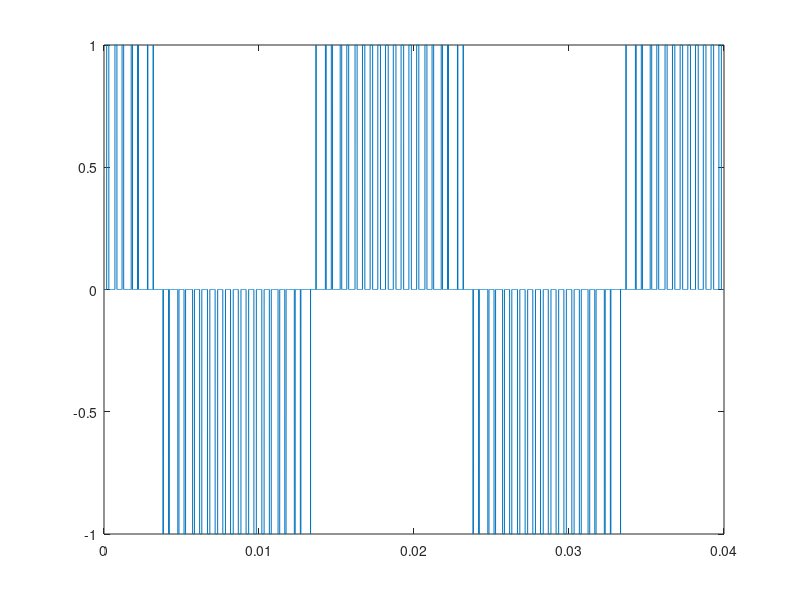

Write the MATLAB code that produced this figure.
%% clearness
clc;
clear;
%% determine sampling time and stop time
sampleTime=1e-6;
timeStop=0.04;
time=0;
simulationTime=[];

%% Switching Frequency and DC Link determination
f_s=1000;
t_s=1/f_s;
V_dc=500;

%% Clarke Transformation Matrix (abcToAlfaBetaZero)
clarke=[2/3, -1/3,-1/3 ;
        0, 1/sqrt(3), -1/sqrt(3);
        1/3, 1/3, 1/3];

%% Reference Signal
f_reference= 50; %in Hz
A_reference=100; %in Voltage

%%
ma= (A_reference/V_dc)*sqrt(3);
Sabc=[];
Sa=0; Sb=0; Sc=0;
%%
dummy1=[];
dummy2=[];
dummy3=[];
%%
while time< timeStop


% three phase sinusoidal creater
phaseA= A_reference*cos(time*2*pi*f_reference);

phaseB= A_reference*cos(time*2*pi*f_reference-2*pi/3);

phaseC= A_reference*cos(time*2*pi*f_reference+2*pi/3);

abc= [phaseA;phaseB;phaseC];

x=mtimes(clarke,abc);
% alfa=x(1); beta=x(2);
[angle,mag]=cart2pol(x(1),x(2));

% dummy1=[dummy1 ,angle];
% dummy2=[dummy2, mag];

%%Sector Finder
angle=mod(angle,2*pi);
timeMod=mod(time,t_s);
%% Sector 1 
if angle<=pi/3 && angle>0
    n=1;
    thetaprime= angle-(n-1)*pi/3;
    
    Ta= t_s*ma*sin(pi/3-thetaprime);
    Tb= t_s*ma*sin(thetaprime);
    T0= t_s-Ta-Tb;
    
    times=[T0/4 Ta/2 Tb/2 T0/2 Tb/2 Ta/2 T0/4];
    times=cumsum(times); 
    
    va= [0 1 1 1 1 1 0];
    vb= [0 0 1 1 1 0 0];
    vc= [0 0 0 1 0 0 0];
    
    for j = 1:7            
            if(timeMod<times(j))
                break
            end
    end
   
    Sa= va(j);
    Sb= vb(j);
    Sc= vc(j);
    
end

%% Sector 2
if angle<=2*pi/3 && angle>pi/3
    n=2;
    thetaprime= angle-(n-1)*pi/3;
    
    Tb= t_s*ma*sin(pi/3-thetaprime);
    Ta= t_s*ma*sin(thetaprime);
    T0= t_s-Ta-Tb;
    
    times=[T0/4 Ta/2 Tb/2 T0/2 Tb/2 Ta/2 T0/4];
    times=cumsum(times); 
    
    va= [0 0 1 1 1 0 0];
    vb= [0 1 1 1 1 1 0];
    vc= [0 0 0 1 0 0 0];
    
    
    for j = 1:7            
            if(timeMod<times(j))
                break
            end
    end
   
    Sa= va(j);
    Sb= vb(j);
    Sc= vc(j);
    
end
%% Sector 3 
if angle<=pi && angle>2*pi/3
    n=3;
    thetaprime= angle-(n-1)*pi/3;
    
    Ta= t_s*ma*sin(pi/3-thetaprime);
    Tb= t_s*ma*sin(thetaprime);
    T0= t_s-Ta-Tb;
    
    times=[T0/4 Ta/2 Tb/2 T0/2 Tb/2 Ta/2 T0/4];
    times=cumsum(times); 
    
    va= [0 0 0 1 0 0 0];
    vb= [0 1 1 1 1 1 0];
    vc= [0 0 1 1 1 0 0];
    
    for j = 1:7            
            if(timeMod<times(j))
                break
            end
    end
   
    Sa= va(j);
    Sb= vb(j);
    Sc= vc(j);
    
end
%% Sector 4
if angle<=4*pi/3 && angle>pi
    n=4;
    thetaprime= angle-(n-1)*pi/3;
    
    Tb= t_s*ma*sin(pi/3-thetaprime);
    Ta= t_s*ma*sin(thetaprime);
    T0= t_s-Ta-Tb;
    
    times=[T0/4 Ta/2 Tb/2 T0/2 Tb/2 Ta/2 T0/4];
    times=cumsum(times); 
    
    va = [0 0 0 1 0 0 0];
    vb = [0 0 1 1 1 0 0];
    vc = [0 1 1 1 1 1 0];
    
    for j = 1:7            
            if(timeMod<times(j))
                break
            end
    end
   
    Sa= va(j);
    Sb= vb(j);
    Sc= vc(j);
    
end
%% Sector 5
if angle<=5*pi/3 && angle>4*pi/3
    n=5;
    thetaprime= angle-(n-1)*pi/3;
    
    Ta= t_s*ma*sin(pi/3-thetaprime);
    Tb= t_s*ma*sin(thetaprime);
    T0= t_s-Ta-Tb;
    
    times=[T0/4 Ta/2 Tb/2 T0/2 Tb/2 Ta/2 T0/4];
    times=cumsum(times); 
    
    
    va= [0 0 1 1 1 0 0];
    vb= [0 0 0 1 0 0 0];
    vc= [0 1 1 1 1 1 0];
    
    for j = 1:7            
            if(timeMod<times(j))
                break
            end
    end
   
    Sa= va(j);
    Sb= vb(j);
    Sc= vc(j);
    
end

%% Sector 6
if angle<=2*pi && angle>5*pi/3
    n=6;
    thetaprime= angle-(n-1)*pi/3;
    
    Tb= t_s*ma*sin(pi/3-thetaprime);
    Ta= t_s*ma*sin(thetaprime);
    T0= t_s-Ta-Tb;
    
    times=[T0/4 Ta/2 Tb/2 T0/2 Tb/2 Ta/2 T0/4];
    times=cumsum(times); 
    
    va= [0 1 1 1 1 1 0];
    vb= [0 0 0 1 0 0 0];
    vc= [0 0 1 1 1 0 0];
    
    for j = 1:7            
            if(timeMod<times(j))
                break
            end
    end
   
    Sa= va(j);
    Sb= vb(j);
    Sc= vc(j);
    
end
%%
Sabc=[Sabc, [Sa;Sb;Sc]];

%%
simulationTime=[simulationTime time];
time=time+sampleTime;
disp(time);
end
%%
plot(simulationTime,Sabc(1,:)-Sabc(2,:));
% hold on;
% plot(Sabc(2,:)-Sabc(3,:));
% hold on;
% plot(Sabc(3,:)-Sabc(1,:));
